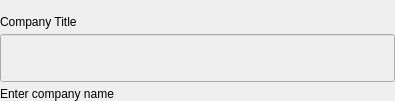
                       <widget class="QFrame" name="profile_comp_name_frame">
                        <layout class="QVBoxLayout" name="profile_comp_name_layout">
                         <property name="spacing">
                          <number>5</number>
                         </property>
                         <property name="leftMargin">
                          <number>0</number>
                         </property>
                         <property name="topMargin">
                          <number>15</number>
                         </property>
                         <property name="rightMargin">
                          <number>0</number>
                         </property>
                         <property name="bottomMargin">
                          <number>0</number>
                         </property>
                         <item>
                          <widget class="QLabel" name="profile_comp_name">
                           <property name="text">
                            <string>Company Title</string>
                           </property>
                          </widget>
                         </item>
                         <item>
                          <widget class="QLineEdit" name="profile_comp_name_input">
                           <property name="enabled">
                            <bool>false</bool>
                           </property>
                           <property name="minimumSize">
                            <size>
                             <width>395</width>
                             <height>48</height>
                            </size>
                           </property>
                           <property name="maximumSize">
                            <size>
                             <width>395</width>
                             <height>48</height>
                            </size>
                           </property>
                          </widget>
                         </item>
                         <item>
                          <widget class="QLabel" name="profile_comp_name_error">
                           <property name="text">
                            <string>Enter company name</string>
                           </property>
                          </widget>
                         </item>
                        </layout>
                       </widget>
